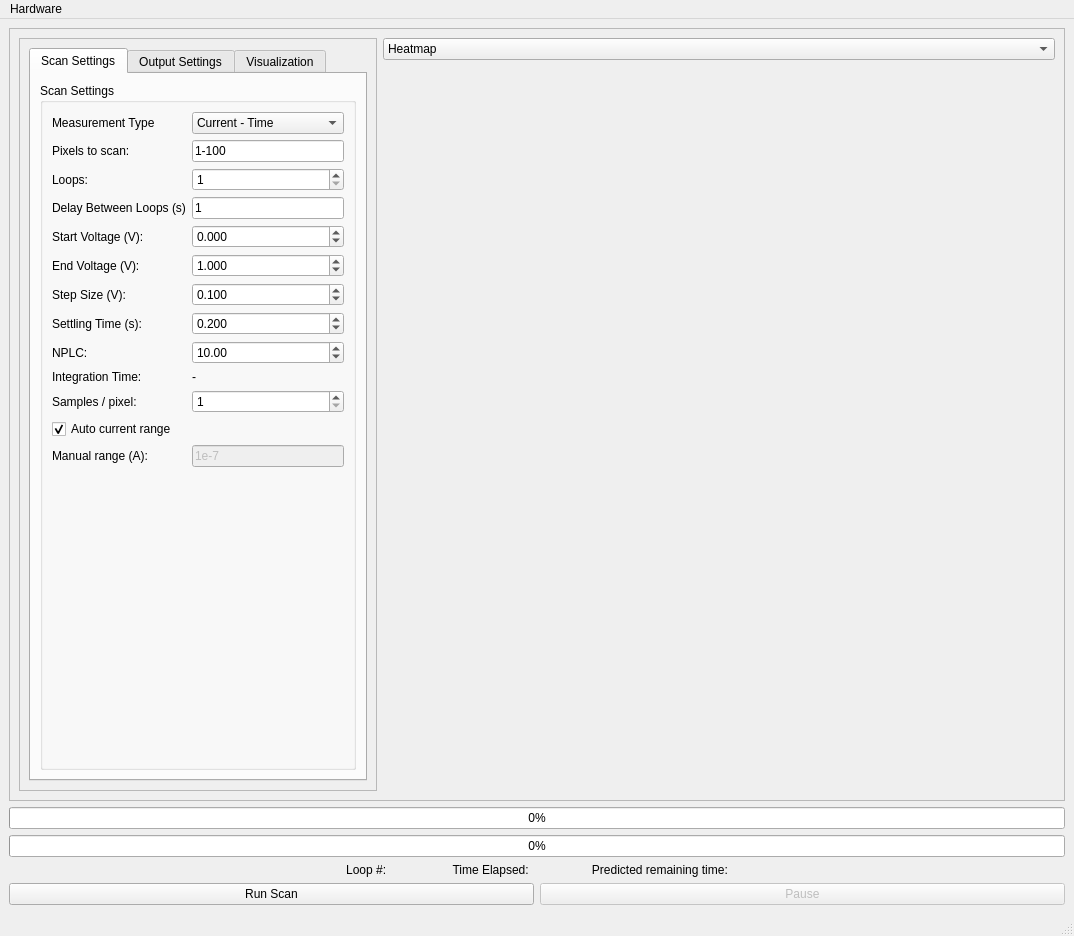
<?xml version="1.0" encoding="UTF-8"?>
<ui version="4.0">
 <class>MainWindow</class>
 <widget class="QMainWindow" name="MainWindow">
  <property name="geometry">
   <rect>
    <x>0</x>
    <y>0</y>
    <width>1074</width>
    <height>936</height>
   </rect>
  </property>
  <property name="minimumSize">
   <size>
    <width>900</width>
    <height>700</height>
   </size>
  </property>
  <property name="windowTitle">
   <string>Photodiode Array – Live Current Heat-map</string>
  </property>
  <widget class="QWidget" name="centralwidget">
   <layout class="QVBoxLayout" name="verticalLayout_0">
    <item>
     <widget class="QFrame" name="frame_2">
      <property name="frameShape">
       <enum>QFrame::Shape::StyledPanel</enum>
      </property>
      <property name="frameShadow">
       <enum>QFrame::Shadow::Raised</enum>
      </property>
      <layout class="QHBoxLayout" name="horizontalLayout">
       <item>
        <widget class="QFrame" name="frame">
         <property name="minimumSize">
          <size>
           <width>0</width>
           <height>717</height>
          </size>
         </property>
         <property name="maximumSize">
          <size>
           <width>358</width>
           <height>16777215</height>
          </size>
         </property>
         <property name="frameShape">
          <enum>QFrame::Shape::StyledPanel</enum>
         </property>
         <property name="frameShadow">
          <enum>QFrame::Shadow::Raised</enum>
         </property>
         <layout class="QVBoxLayout" name="verticalLayout">
          <item>
           <widget class="QTabWidget" name="tabWidget">
            <property name="currentIndex">
             <number>0</number>
            </property>
            <widget class="QWidget" name="tab_2">
             <attribute name="title">
              <string>Scan Settings</string>
             </attribute>
             <layout class="QVBoxLayout" name="verticalLayout_2">
              <item>
               <widget class="QGroupBox" name="scan_settings_box">
                <property name="title">
                 <string>Scan Settings</string>
                </property>
                <layout class="QFormLayout" name="formLayout_2">
                 <item row="0" column="0">
                  <widget class="QLabel" name="Measurement_type_label">
                   <property name="text">
                    <string>Measurement Type</string>
                   </property>
                  </widget>
                 </item>
                 <item row="0" column="1">
                  <widget class="QComboBox" name="Measurement_type_combobox">
                   <item>
                    <property name="text">
                     <string>Current - Time</string>
                    </property>
                   </item>
                   <item>
                    <property name="text">
                     <string>Current - Voltage</string>
                    </property>
                   </item>
                   <item>
                    <property name="text">
                     <string>Imaging</string>
                    </property>
                   </item>
                   <item>
                    <property name="text">
                     <string/>
                    </property>
                   </item>
                  </widget>
                 </item>
                 <item row="1" column="0">
                  <widget class="QLabel" name="label_pixels">
                   <property name="text">
                    <string>Pixels to scan:</string>
                   </property>
                  </widget>
                 </item>
                 <item row="1" column="1">
                  <widget class="QLineEdit" name="edit_pixel_spec">
                   <property name="text">
                    <string>1-100</string>
                   </property>
                   <property name="placeholderText">
                    <string>Ranges and indices, e.g., 50-70, 1, 10-12</string>
                   </property>
                  </widget>
                 </item>
                 <item row="2" column="0">
                  <widget class="QLabel" name="label_loops">
                   <property name="text">
                    <string>Loops:</string>
                   </property>
                  </widget>
                 </item>
                 <item row="2" column="1">
                  <widget class="QSpinBox" name="spin_loops">
                   <property name="minimum">
                    <number>1</number>
                   </property>
                   <property name="maximum">
                    <number>100000</number>
                   </property>
                   <property name="value">
                    <number>1</number>
                   </property>
                  </widget>
                 </item>
                 <item row="3" column="0">
                  <widget class="QLabel" name="loop_delay_label">
                   <property name="text">
                    <string>Delay Between Loops (s)</string>
                   </property>
                  </widget>
                 </item>
                 <item row="3" column="1">
                  <widget class="QLineEdit" name="loop_delay">
                   <property name="text">
                    <string>1</string>
                   </property>
                  </widget>
                 </item>
                 <item row="4" column="1">
                  <widget class="QDoubleSpinBox" name="spin_voltage_start">
                   <property name="decimals">
                    <number>3</number>
                   </property>
                   <property name="minimum">
                    <double>-200.000000000000000</double>
                   </property>
                   <property name="maximum">
                    <double>200.000000000000000</double>
                   </property>
                   <property name="singleStep">
                    <double>0.100000000000000</double>
                   </property>
                   <property name="value">
                    <double>0.000000000000000</double>
                   </property>
                  </widget>
                 </item>
                 <item row="5" column="0">
                  <widget class="QLabel" name="label_voltage_end">
                   <property name="text">
                    <string>End Voltage (V):</string>
                   </property>
                  </widget>
                 </item>
                 <item row="5" column="1">
                  <widget class="QDoubleSpinBox" name="spin_voltage_end">
                   <property name="decimals">
                    <number>3</number>
                   </property>
                   <property name="minimum">
                    <double>-200.000000000000000</double>
                   </property>
                   <property name="maximum">
                    <double>200.000000000000000</double>
                   </property>
                   <property name="singleStep">
                    <double>0.100000000000000</double>
                   </property>
                   <property name="value">
                    <double>1.000000000000000</double>
                   </property>
                  </widget>
                 </item>
                 <item row="6" column="0">
                  <widget class="QLabel" name="label_voltage_step">
                   <property name="text">
                    <string>Step Size (V):</string>
                   </property>
                  </widget>
                 </item>
                 <item row="6" column="1">
                  <widget class="QDoubleSpinBox" name="spin_voltage_step">
                   <property name="decimals">
                    <number>3</number>
                   </property>
                   <property name="minimum">
                    <double>0.000000000000000</double>
                   </property>
                   <property name="maximum">
                    <double>200.000000000000000</double>
                   </property>
                   <property name="singleStep">
                    <double>0.100000000000000</double>
                   </property>
                   <property name="value">
                    <double>0.100000000000000</double>
                   </property>
                  </widget>
                 </item>
                 <item row="7" column="0">
                  <widget class="QLabel" name="label_voltage_settle">
                   <property name="text">
                    <string>Settling Time (s):</string>
                   </property>
                  </widget>
                 </item>
                 <item row="7" column="1">
                  <widget class="QDoubleSpinBox" name="spin_voltage_settle">
                   <property name="decimals">
                    <number>3</number>
                   </property>
                   <property name="maximum">
                    <double>600.000000000000000</double>
                   </property>
                   <property name="singleStep">
                    <double>0.100000000000000</double>
                   </property>
                   <property name="value">
                    <double>0.200000000000000</double>
                   </property>
                  </widget>
                 </item>
                 <item row="8" column="0">
                  <widget class="QLabel" name="label_nplc">
                   <property name="text">
                    <string>NPLC:</string>
                   </property>
                  </widget>
                 </item>
                 <item row="8" column="1">
                  <widget class="QDoubleSpinBox" name="spin_nplc">
                   <property name="decimals">
                    <number>2</number>
                   </property>
                   <property name="minimum">
                    <double>0.010000000000000</double>
                   </property>
                   <property name="maximum">
                    <double>25.000000000000000</double>
                   </property>
                   <property name="value">
                    <double>10.000000000000000</double>
                   </property>
                  </widget>
                 </item>
                 <item row="10" column="0">
                  <widget class="QLabel" name="label_nsamp">
                   <property name="text">
                    <string>Samples / pixel:</string>
                   </property>
                  </widget>
                 </item>
                 <item row="10" column="1">
                  <widget class="QSpinBox" name="spin_nsamp">
                   <property name="minimum">
                    <number>1</number>
                   </property>
                   <property name="maximum">
                    <number>100</number>
                   </property>
                   <property name="value">
                    <number>1</number>
                   </property>
                  </widget>
                 </item>
                 <item row="11" column="0">
                  <widget class="QCheckBox" name="check_auto_current_range">
                   <property name="text">
                    <string>Auto current range</string>
                   </property>
                   <property name="checked">
                    <bool>true</bool>
                   </property>
                  </widget>
                 </item>
                 <item row="12" column="0">
                  <widget class="QLabel" name="label_manual_rng">
                   <property name="text">
                    <string>Manual range (A):</string>
                   </property>
                  </widget>
                 </item>
                 <item row="12" column="1">
                  <widget class="QLineEdit" name="edit_current_range">
                   <property name="enabled">
                    <bool>false</bool>
                   </property>
                   <property name="text">
                    <string>1e-7</string>
                   </property>
                  </widget>
                 </item>
                 <item row="9" column="0">
                  <widget class="QLabel" name="integration_time_label">
                   <property name="text">
                    <string>Integration Time:</string>
                   </property>
                  </widget>
                 </item>
                 <item row="9" column="1">
                  <widget class="QLabel" name="integration_time">
                   <property name="text">
                    <string>-</string>
                   </property>
                  </widget>
                 </item>
                 <item row="4" column="0">
                  <widget class="QLabel" name="label_voltage_start">
                   <property name="text">
                    <string>Start Voltage (V):</string>
                   </property>
                  </widget>
                 </item>
                </layout>
               </widget>
              </item>
             </layout>
            </widget>
            <widget class="QWidget" name="tab_3">
             <attribute name="title">
              <string>Output Settings</string>
             </attribute>
             <layout class="QVBoxLayout" name="verticalLayout_3">
              <item>
               <widget class="QGroupBox" name="save_box">
                <property name="title">
                 <string>Output &amp; Saving</string>
                </property>
                <layout class="QFormLayout" name="save_layout">
                 <item row="0" column="0">
                  <widget class="QLabel" name="label_exp">
                   <property name="text">
                    <string>Experiment Name:</string>
                   </property>
                  </widget>
                 </item>
                 <item row="0" column="1">
                  <widget class="QLineEdit" name="edit_exp_name">
                   <property name="text">
                    <string>MyExperiment</string>
                   </property>
                  </widget>
                 </item>
                 <item row="1" column="0">
                  <widget class="QLabel" name="label_out">
                   <property name="text">
                    <string>Output Folder:</string>
                   </property>
                  </widget>
                 </item>
                 <item row="1" column="1">
                  <layout class="QHBoxLayout" name="h_folder">
                   <item>
                    <widget class="QLineEdit" name="edit_output_folder">
                     <property name="readOnly">
                      <bool>true</bool>
                     </property>
                    </widget>
                   </item>
                   <item>
                    <widget class="QPushButton" name="btn_browse_folder">
                     <property name="text">
                      <string>Browse…</string>
                     </property>
                    </widget>
                   </item>
                  </layout>
                 </item>
                <item row="2" column="0">
                 <widget class="QLabel" name="label_autosave">
                  <property name="text">
                   <string>Autosave:</string>
                  </property>
                 </widget>
                </item>
                <item row="2" column="1">
                 <widget class="QCheckBox" name="check_autosave">
                  <property name="text">
                   <string>Save runs automatically</string>
                  </property>
                  <property name="checked">
                   <bool>true</bool>
                  </property>
                 </widget>
                </item>
               </layout>
              </widget>
              </item>
             </layout>
            </widget>
            <widget class="QWidget" name="tab_4">
             <attribute name="title">
              <string>Visualization</string>
             </attribute>
             <layout class="QVBoxLayout" name="verticalLayout_4">
              <item>
               <widget class="QGroupBox" name="groupBox">
                <property name="title">
                 <string>Visualization Settings</string>
                </property>
                <layout class="QGridLayout" name="gridLayout">
                 <item row="0" column="0">
                  <widget class="QTabWidget" name="plot_settings_stack">
                   <property name="currentIndex">
                    <number>0</number>
                   </property>
                   <widget class="QWidget" name="plot_settings_stackPage1">
                    <attribute name="title">
                     <string>Heatmap</string>
                    </attribute>
                    <layout class="QFormLayout" name="heatmap_settings_layout">
                     <item row="0" column="0">
                      <widget class="QLabel" name="label_hm_title">
                       <property name="text">
                        <string>Title:</string>
                       </property>
                      </widget>
                     </item>
                     <item row="0" column="1">
                      <widget class="QLineEdit" name="edit_heatmap_title">
                       <property name="text">
                        <string>Photodiode Current</string>
                       </property>
                      </widget>
                     </item>
                     <item row="1" column="0">
                      <widget class="QLabel" name="label_units">
                       <property name="text">
                        <string>Units</string>
                       </property>
                      </widget>
                     </item>
                     <item row="1" column="1">
                      <widget class="QComboBox" name="combo_units">
                       <property name="currentIndex">
                        <number>1</number>
                       </property>
                       <item>
                        <property name="text">
                         <string>pA</string>
                        </property>
                       </item>
                       <item>
                        <property name="text">
                         <string>nA</string>
                        </property>
                       </item>
                       <item>
                        <property name="text">
                         <string>uA</string>
                        </property>
                       </item>
                       <item>
                        <property name="text">
                         <string>mA</string>
                        </property>
                       </item>
                      </widget>
                     </item>
                     <item row="2" column="0">
                      <widget class="QLabel" name="label_cmap">
                       <property name="text">
                        <string>Colormap:</string>
                       </property>
                      </widget>
                     </item>
                     <item row="2" column="1">
                      <widget class="QComboBox" name="combo_colormap">
                       <item>
                        <property name="text">
                         <string>inferno</string>
                        </property>
                       </item>
                       <item>
                        <property name="text">
                         <string>viridis</string>
                        </property>
                       </item>
                       <item>
                        <property name="text">
                         <string>plasma</string>
                        </property>
                       </item>
                       <item>
                        <property name="text">
                         <string>magma</string>
                        </property>
                       </item>
                       <item>
                        <property name="text">
                         <string>cividis</string>
                        </property>
                       </item>
                       <item>
                        <property name="text">
                         <string>gray_r</string>
                        </property>
                       </item>
                       <item>
                        <property name="text">
                         <string>jet</string>
                        </property>
                       </item>
                      </widget>
                     </item>
                     <item row="3" column="0">
                      <widget class="QLabel" name="label_log">
                       <property name="text">
                        <string/>
                       </property>
                      </widget>
                     </item>
                     <item row="3" column="1">
                      <widget class="QCheckBox" name="check_log_scale_heatmap">
                       <property name="text">
                        <string>Logarithmic Color Scale</string>
                       </property>
                       <property name="checked">
                        <bool>false</bool>
                       </property>
                      </widget>
                     </item>
                     <item row="4" column="0">
                      <widget class="QLabel" name="label_auto">
                       <property name="text">
                        <string/>
                       </property>
                      </widget>
                     </item>
                     <item row="4" column="1">
                      <widget class="QCheckBox" name="check_auto_scale">
                       <property name="text">
                        <string>Auto-scale Color Limit</string>
                       </property>
                       <property name="checked">
                        <bool>false</bool>
                       </property>
                      </widget>
                     </item>
                     <item row="5" column="0">
                      <widget class="QLabel" name="label_manual_limits">
                       <property name="text">
                        <string>Manual Limits:</string>
                       </property>
                      </widget>
                     </item>
                     <item row="5" column="1">
                      <layout class="QHBoxLayout" name="minmax_layout">
                       <item>
                        <widget class="QLabel" name="label_vmin">
                         <property name="text">
                          <string>Min:</string>
                         </property>
                        </widget>
                       </item>
                       <item>
                        <widget class="QLineEdit" name="edit_vmin">
                         <property name="enabled">
                          <bool>true</bool>
                         </property>
                         <property name="text">
                          <string>0.1</string>
                         </property>
                        </widget>
                       </item>
                       <item>
                        <widget class="QLabel" name="label_vmax">
                         <property name="text">
                          <string>Max:</string>
                         </property>
                        </widget>
                       </item>
                       <item>
                        <widget class="QLineEdit" name="edit_vmax">
                         <property name="enabled">
                          <bool>true</bool>
                         </property>
                         <property name="text">
                          <string>10</string>
                         </property>
                        </widget>
                       </item>
                      </layout>
                     </item>
                     <item row="6" column="0">
                      <widget class="QLabel" name="label_showvals">
                       <property name="text">
                        <string/>
                       </property>
                      </widget>
                     </item>
                     <item row="6" column="1">
                      <widget class="QCheckBox" name="check_show_values">
                       <property name="text">
                        <string>Show Pixel Values</string>
                       </property>
                       <property name="checked">
                        <bool>true</bool>
                       </property>
                      </widget>
                     </item>
                     <item row="7" column="0">
                      <widget class="QLabel" name="label_export_hm">
                       <property name="text">
                        <string/>
                       </property>
                      </widget>
                     </item>
                     <item row="7" column="1">
                      <widget class="QPushButton" name="btn_export_heatmap">
                       <property name="text">
                        <string>Export Heatmap PNG…</string>
                       </property>
                      </widget>
                     </item>
                    </layout>
                   </widget>
                   <widget class="QWidget" name="plot_settings_stackPage2">
                    <attribute name="title">
                     <string>Histogram</string>
                    </attribute>
                    <layout class="QFormLayout" name="hist_settings_layout">
                     <item row="0" column="0">
                      <widget class="QLabel" name="label_hist_title">
                       <property name="text">
                        <string>Title:</string>
                       </property>
                      </widget>
                     </item>
                     <item row="0" column="1">
                      <widget class="QLineEdit" name="edit_hist_title">
                       <property name="text">
                        <string>Current Distribution</string>
                       </property>
                      </widget>
                     </item>
                     <item row="1" column="0">
                      <widget class="QLabel" name="label_bins">
                       <property name="text">
                        <string>Number of Bins:</string>
                       </property>
                      </widget>
                     </item>
                     <item row="1" column="1">
                      <widget class="QSpinBox" name="spin_bins">
                       <property name="minimum">
                        <number>5</number>
                       </property>
                       <property name="maximum">
                        <number>200</number>
                       </property>
                       <property name="value">
                        <number>25</number>
                       </property>
                      </widget>
                     </item>
                     <item row="2" column="0">
                      <widget class="QLabel" name="label_logy">
                       <property name="text">
                        <string/>
                       </property>
                      </widget>
                     </item>
                     <item row="2" column="1">
                      <widget class="QCheckBox" name="check_log_scale_hist">
                       <property name="text">
                        <string>Logarithmic Y-Axis</string>
                       </property>
                      </widget>
                     </item>
                     <item row="3" column="0">
                      <widget class="QLabel" name="label_export_hist">
                       <property name="text">
                        <string/>
                       </property>
                      </widget>
                     </item>
                     <item row="3" column="1">
                      <widget class="QPushButton" name="btn_export_hist">
                       <property name="text">
                        <string>Export Histogram PNG…</string>
                       </property>
                      </widget>
                     </item>
                    </layout>
                   </widget>
                   <widget class="QWidget" name="tab">
                    <attribute name="title">
                     <string>Math</string>
                    </attribute>
                    <layout class="QFormLayout" name="formLayout">
                     <item row="0" column="0">
                      <widget class="QLabel" name="label_ref">
                       <property name="text">
                        <string>Reference:</string>
                       </property>
                      </widget>
                     </item>
                     <item row="0" column="1">
                      <layout class="QHBoxLayout" name="ref_row">
                       <item>
                        <widget class="QPushButton" name="btn_load_ref">
                         <property name="text">
                          <string>Load Ref CSV…</string>
                         </property>
                        </widget>
                       </item>
                       <item>
                        <widget class="QLabel" name="lbl_ref_info">
                         <property name="text">
                          <string>(none)</string>
                         </property>
                        </widget>
                       </item>
                      </layout>
                     </item>
                     <item row="1" column="0">
                      <widget class="QLabel" name="label_op">
                       <property name="text">
                        <string>Operation:</string>
                       </property>
                      </widget>
                     </item>
                     <item row="1" column="1">
                      <widget class="QComboBox" name="combo_math">
                       <item>
                        <property name="text">
                         <string>None</string>
                        </property>
                       </item>
                       <item>
                        <property name="text">
                         <string>Divide (live / ref)</string>
                        </property>
                       </item>
                       <item>
                        <property name="text">
                         <string>Subtract (live - ref)</string>
                        </property>
                       </item>
                      </widget>
                     </item>
                     <item row="2" column="0">
                      <widget class="QLabel" name="label_save_proc">
                       <property name="text">
                        <string/>
                       </property>
                      </widget>
                     </item>
                     <item row="2" column="1">
                      <widget class="QCheckBox" name="check_save_processed">
                       <property name="text">
                        <string>Save processed CSVs instead of raw</string>
                       </property>
                      </widget>
                     </item>
                    </layout>
                   </widget>
                  </widget>
                 </item>
                </layout>
               </widget>
              </item>
             </layout>
            </widget>
           </widget>
          </item>
         </layout>
        </widget>
       </item>
       <item>
        <widget class="QSplitter" name="centralSplitter">
         <property name="orientation">
          <enum>Qt::Orientation::Horizontal</enum>
         </property>
         <widget class="QWidget" name="plotArea">
          <layout class="QVBoxLayout" name="plot_area_layout">
           <item>
            <widget class="QComboBox" name="plot_selector">
             <item>
              <property name="text">
               <string>Heatmap</string>
              </property>
             </item>
             <item>
              <property name="text">
               <string>Histogram</string>
              </property>
             </item>
            </widget>
           </item>
           <item>
            <widget class="QStackedWidget" name="plot_stack">
             <property name="minimumSize">
              <size>
               <width>500</width>
               <height>500</height>
              </size>
             </property>
             <property name="currentIndex">
              <number>0</number>
             </property>
             <widget class="QWidget" name="heatmap_page">
              <layout class="QVBoxLayout" name="heatmap_page_layout">
               <item>
                <layout class="QVBoxLayout" name="layout_canvas_heatmap"/>
               </item>
              </layout>
             </widget>
             <widget class="QWidget" name="hist_page">
              <layout class="QVBoxLayout" name="hist_page_layout">
               <item>
                <layout class="QVBoxLayout" name="layout_canvas_hist"/>
               </item>
              </layout>
             </widget>
            </widget>
           </item>
          </layout>
         </widget>
        </widget>
       </item>
      </layout>
     </widget>
    </item>
    <item>
     <widget class="QProgressBar" name="LoopProgressBar">
      <property name="value">
       <number>0</number>
      </property>
     </widget>
    </item>
    <item>
     <widget class="QProgressBar" name="ScanprogressBar">
      <property name="value">
       <number>0</number>
      </property>
     </widget>
    </item>
    <item>
     <widget class="QLabel" name="ScanTimers">
      <property name="text">
       <string>Loop #:                    Time Elapsed:                   Predicted remaining time:</string>
      </property>
      <property name="alignment">
       <set>Qt::AlignmentFlag::AlignCenter</set>
      </property>
     </widget>
    </item>
    <item>
     <layout class="QHBoxLayout" name="run_layout">
      <item>
       <widget class="QPushButton" name="btn_run_abort">
        <property name="text">
         <string>Run Scan</string>
        </property>
       </widget>
      </item>
      <item>
       <widget class="QPushButton" name="btn_pause_resume">
        <property name="enabled">
         <bool>false</bool>
        </property>
        <property name="text">
         <string>Pause</string>
        </property>
       </widget>
      </item>
     </layout>
    </item>
   </layout>
  </widget>
  <widget class="QMenuBar" name="menuBar">
   <property name="geometry">
    <rect>
     <x>0</x>
     <y>0</y>
     <width>1074</width>
     <height>22</height>
    </rect>
   </property>
   <widget class="QMenu" name="menuHardware">
    <property name="title">
     <string>Hardware</string>
    </property>
    <addaction name="actionConnect_SMU"/>
    <addaction name="actionConnect_Bias_SMU"/>
    <addaction name="actionConnect_SwitchBoard"/>
   </widget>
   <addaction name="menuHardware"/>
  </widget>
  <widget class="QStatusBar" name="statusbar"/>
  <action name="actionConnect_SMU">
   <property name="text">
    <string>Connect Read SMU</string>
   </property>
  </action>
  <action name="actionConnect_Bias_SMU">
   <property name="text">
    <string>Connect Bias SMU</string>
   </property>
  </action>
  <action name="actionConnect_SwitchBoard">
   <property name="text">
    <string>Connect SwitchBoard</string>
   </property>
  </action>
 </widget>
 <resources/>
 <connections/>
</ui>
